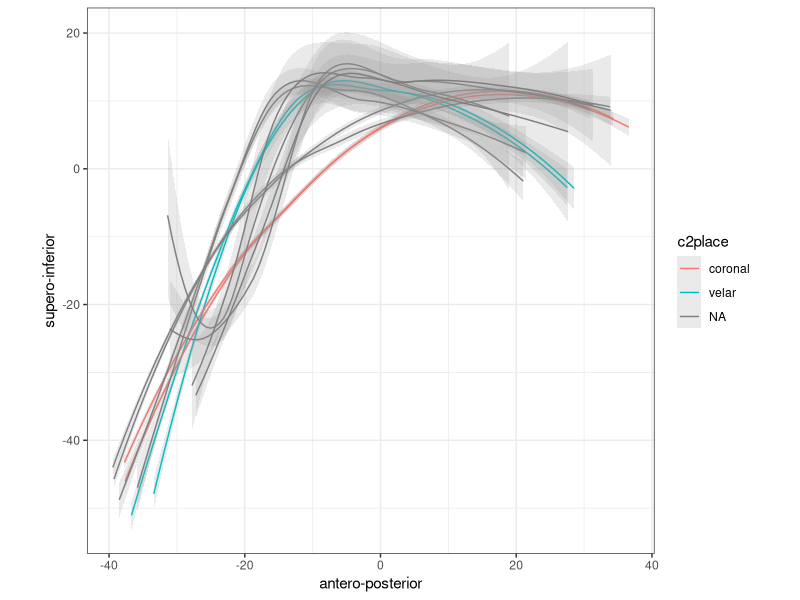
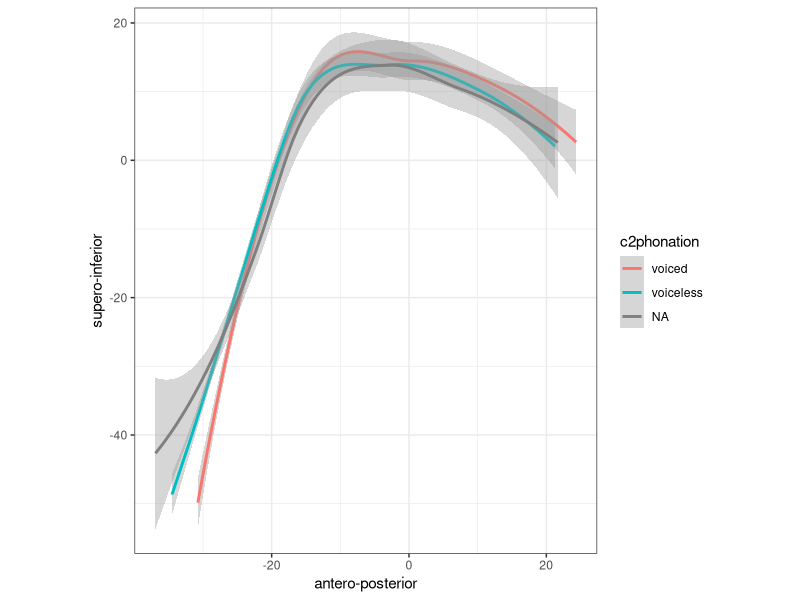
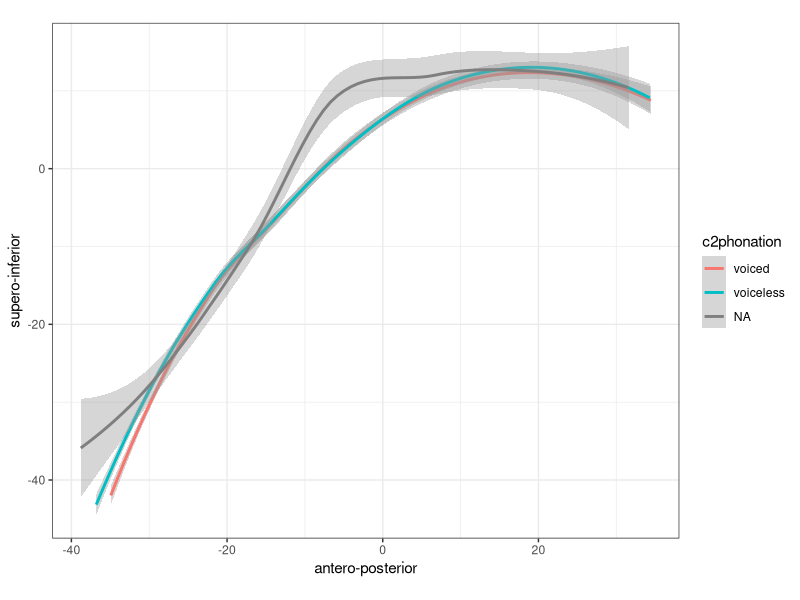

The R source for these figures, in order: (Note: this script raises an error after producing the figures.)
## ---- chunk 1
knitr::opts_chunk$set(echo = TRUE)
knitr::opts_knit$set(root.dir=normalizePath("./"))
library(readr)
library(tidyr)
library(dplyr)
library(stringr)
library(ggplot2)
theme_set(theme_bw())
## ---- chunk 2
num.splines <- 42
columns <- c(
    "subject",
    "seconds",
    "rec.date",
    "prompt",
    "label",
    "TD.displacement",
    "TT.displacement",
    "TD.displacement.sm",
    "TD.velocity",
    "TD.velocity.abs",
    "TT.displacement.sm",
    "TT.velocity",
    "TT.velocity.abs",
#   ^^^^^ CHANGE ABOVE ^^^^^
    paste0(rep(c("X", "Y"), num.splines),
            "_",
            rep(1:num.splines, each = 2)
            )
)
## ---- chunk 3
raw.data <- read_delim("./data/SC01-aaa.csv", 
    "\t", escape_double = FALSE,
    col_names = columns,
    na = "*",
    trim_ws = TRUE
    )

rm(num.splines, columns)

raw.data <- unique(raw.data)

stimuli <- read.csv("./data/nonce.csv")
## ---- chunk 4
splines <- raw.data %>%
    gather(spline, coordinate, matches("[XY]_")) %>%
    separate(spline, c("axis", "fan"), convert = TRUE) %>%
    spread(axis, coordinate) %>%
    mutate(word = as.factor(word(prompt, 2))) %>%
    left_join(y = stimuli, by = c("word" = "orth"))
## ---- chunk 5
ggplot(splines, aes(x = X, y = Y, group = word, colour = c2place)) +
    geom_smooth(size = 0.5, alpha = 0.2) +
    coord_fixed(ratio = 1) +
    xlab("antero-posterior") +
    ylab("supero-inferior")
## ---- chunk 6
filter(splines, label == "max_TD") %>%
ggplot(aes(x = X, y = Y, colour = c2phonation)) +
    geom_smooth(method = "loess") +
    coord_fixed(ratio = 1) +
    xlab("antero-posterior") +
    ylab("supero-inferior")
## ---- chunk 7
filter(splines, label == "max_TT") %>%
ggplot(aes(x = X, y = Y, colour = c2phonation)) +
    geom_smooth(method = "loess") +
    coord_fixed(ratio = 1) +
    xlab("antero-posterior") +
    ylab("supero-inferior")
## ---- chunk 8
cons.gestures <- raw.data %>%
    select(subject:label) %>%
    separate(label, c("gesture", "tongue.area")) %>%
    spread(gesture, seconds) %>%
    select(subject:tongue.area, target, max, release) %>%
    mutate(closure = (release - target) * 1000) %>%
    mutate(word = as.factor(word(prompt, 2))) %>%
    left_join(y = stimuli, by = c("word" = "orth"))
## ---- chunk 9
ggplot(cons.gestures, aes(c2place, closure)) +
    geom_violin() +
    geom_boxplot(width=0.2) +
    xlab("place of C2") +
    ylab("closure duration (msec)")
